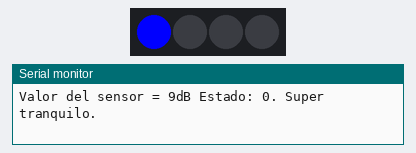
A sketch run on a simulated Arduino Uno, built with avr-gcc and run on an emulated ATmega328P. Shown: 4 RGB LEDs in strip order, left to right, the last lines printed to the serial monitor.

Above: at 4.0 s.
At 5.8 s:
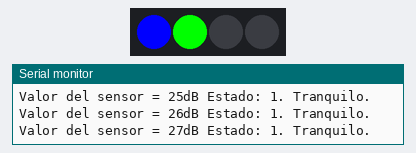
At 8.4 s:
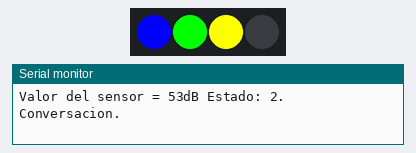
At 10.7 s:
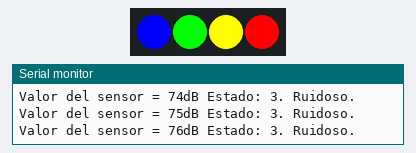
Timing chart, 0 to 12.5 s (numbered marks = the images above):
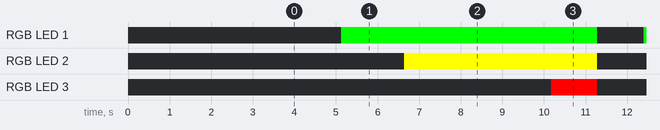

The sketch:

NeoPixelLED.ino
```cpp
#include <Adafruit_NeoPixel.h>
#ifdef __AVR__
  #include <avr/power.h>
#endif

#define PIN            6
#define NUMPIXELS      4
#define PIN_ANALOG_IN A0

Adafruit_NeoPixel pixels = Adafruit_NeoPixel(NUMPIXELS, PIN, NEO_GRB + NEO_KHZ800);

uint32_t red =    pixels.Color(255, 0, 0);
uint32_t orange = pixels.Color(255, 255, 0);
uint32_t green =  pixels.Color(0, 255, 0);
uint32_t blue =   pixels.Color(0, 0, 255);
uint32_t black =  pixels.Color(0, 0, 0);

int delayval = 500; // delay for half a second
int value = 0;

void setup() {
  pixels.begin(); // This initializes the NeoPixel library.
  Serial.begin(115200);
  delay(3000);
}

void loop() {
      Serial.print("Valor del sensor = "+String(value)+"dB ");
      Serial.print("Estado: ");
      if(value <= 20) {
        Serial.println("0. Super tranquilo.");
        setPIXELS(blue,black,black,black);
      }else if( (value > 20) && ( value <= 35) ){
        Serial.println("1. Tranquilo.");
        setPIXELS(blue,green,black,black);
      }else if( (value > 35) && ( value <= 70)) {
        Serial.println("2. Conversacion.");
        setPIXELS(blue,green,orange,black);
      }else if(value>70){
        Serial.println("3. Ruidoso.");
        setPIXELS(blue,green,orange,red);
      }
      pixels.show(); // This sends the updated pixel color to the hardware.
      if (value>80){
        value=10;
      }else{
        value++;
      }
      delay(100);
}
```

NeoPixelControl.ino
```cpp
void setLED(int pixel, uint32_t color){
  pixels.setPixelColor(pixel, color);
}

void setPIXELS(uint32_t color0, uint32_t color1, uint32_t color2, uint32_t color3){
  setLED(0,color0);
  setLED(1,color1);
  setLED(2,color2);
  setLED(3,color3);
}
```

Measured:
- by itself, RGB LED 1: alternates RGB(0, 255, 0) for 6.2 s and off for 1.1 s
- by itself, RGB LED 2: alternates RGB(255, 255, 0) for 4.6 s and off for 2.6 s
- by itself, RGB LED 3: alternates RGB(255, 0, 0) for 1.1 s and off for 6.2 s
